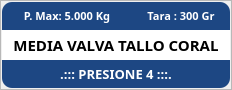
    <widget class="QFrame" name="frmMediaValvaTalloCoral">
     <property name="geometry">
      <rect>
       <x>778</x>
       <y>500</y>
       <width>232</width>
       <height>90</height>
      </rect>
     </property>
     <property name="styleSheet">
      <string notr="true">#frmMediaValvaTalloCoral{
border: 2px solid #bbbbbb;
border-radius: 10px;
}</string>
     </property>
     <property name="frameShape">
      <enum>QFrame::StyledPanel</enum>
     </property>
     <property name="frameShadow">
      <enum>QFrame::Raised</enum>
     </property>
     <widget class="QLabel" name="txtPesoMaximoMediaValvaTalloCoral">
      <property name="geometry">
       <rect>
        <x>2</x>
        <y>2</y>
        <width>130</width>
        <height>28</height>
       </rect>
      </property>
      <property name="font">
       <font>
        <family>Poppins</family>
        <pointsize>8</pointsize>
        <weight>75</weight>
        <bold>true</bold>
       </font>
      </property>
      <property name="styleSheet">
       <string notr="true">background-color: rgb(29, 71, 131);
color: rgb(255, 255, 255);
border-top-left-radius: 10px;</string>
      </property>
      <property name="text">
       <string>P. Max: 5.000 Kg</string>
      </property>
      <property name="alignment">
       <set>Qt::AlignCenter</set>
      </property>
     </widget>
     <widget class="QLabel" name="txtTaraMediaValvaTalloCoral">
      <property name="geometry">
       <rect>
        <x>132</x>
        <y>2</y>
        <width>98</width>
        <height>28</height>
       </rect>
      </property>
      <property name="font">
       <font>
        <family>Poppins</family>
        <pointsize>8</pointsize>
        <weight>75</weight>
        <bold>true</bold>
       </font>
      </property>
      <property name="styleSheet">
       <string notr="true">background-color: rgb(29, 71, 131);
color: rgb(255, 255, 255);
border-top-right-radius: 10px;</string>
      </property>
      <property name="text">
       <string>Tara : 300 Gr</string>
      </property>
      <property name="alignment">
       <set>Qt::AlignCenter</set>
      </property>
     </widget>
     <widget class="QLabel" name="lblPresione4">
      <property name="geometry">
       <rect>
        <x>2</x>
        <y>60</y>
        <width>228</width>
        <height>28</height>
       </rect>
      </property>
      <property name="font">
       <font>
        <family>Poppins</family>
        <pointsize>10</pointsize>
        <weight>75</weight>
        <bold>true</bold>
       </font>
      </property>
      <property name="styleSheet">
       <string notr="true">background-color: rgb(29, 71, 131);
color: rgb(255, 255, 255);
border-bottom-right-radius: 10px;
border-bottom-left-radius: 10px;</string>
      </property>
      <property name="text">
       <string>.::: PRESIONE 4 :::.</string>
      </property>
      <property name="alignment">
       <set>Qt::AlignCenter</set>
      </property>
     </widget>
     <widget class="QLabel" name="lblMediaValvaTalloCoral">
      <property name="geometry">
       <rect>
        <x>2</x>
        <y>30</y>
        <width>228</width>
        <height>30</height>
       </rect>
      </property>
      <property name="font">
       <font>
        <family>Poppins</family>
        <pointsize>11</pointsize>
        <weight>75</weight>
        <bold>true</bold>
       </font>
      </property>
      <property name="styleSheet">
       <string notr="true">background-color: rgb(255, 255, 255);</string>
      </property>
      <property name="text">
       <string>MEDIA VALVA TALLO CORAL</string>
      </property>
      <property name="alignment">
       <set>Qt::AlignCenter</set>
      </property>
     </widget>
    </widget>
